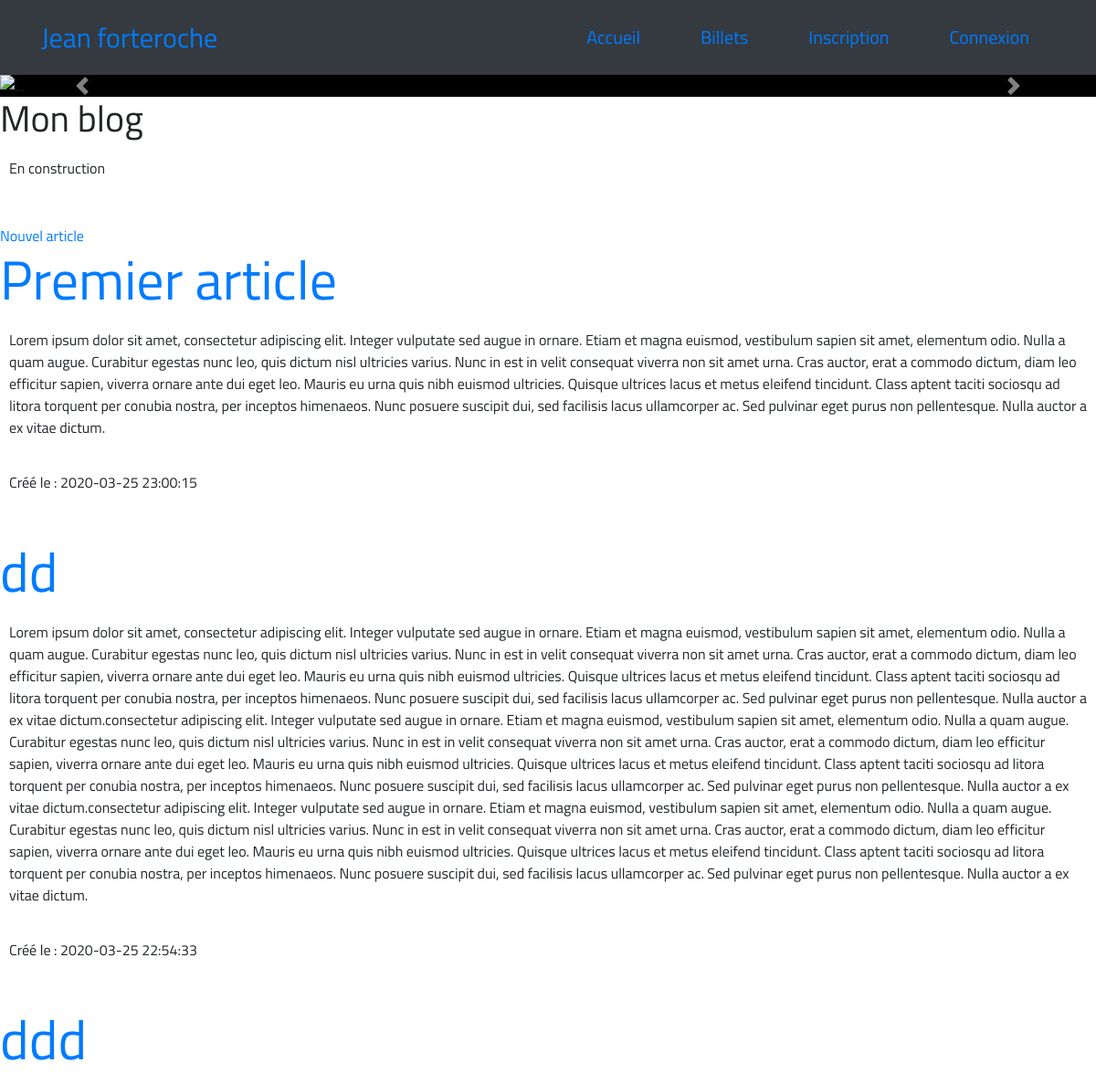
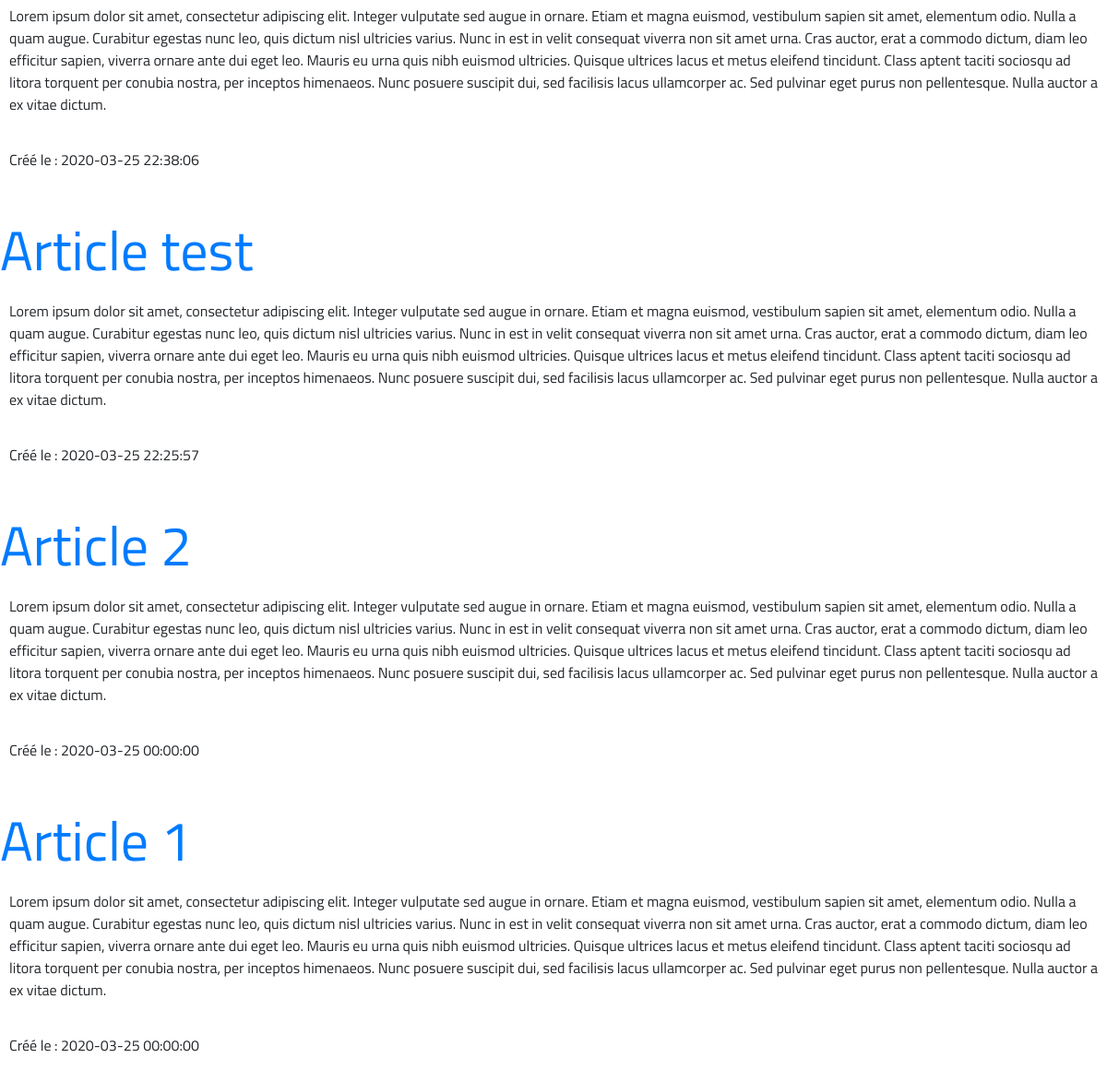
The page / on the database its author committed (2 pictures, top to bottom).
### tables this page shows
CREATE TABLE IF NOT EXISTS `article` (
  `id` int(11) NOT NULL AUTO_INCREMENT,
  `title` varchar(255) NOT NULL,
  `content` text NOT NULL,
  `createdAt` datetime NOT NULL,
  PRIMARY KEY (`id`)
);

### src/controller/FrontController.php (called while the page is built, shortened)
<?php
class FrontController extends Controller
{
    public function home()
    {
        $articles = $this->article->getArticles();
        return $this->view->render('home', [
            'articles' => $articles
        ]);
    }
}

### public/index.php (called while the page is built, shortened)
<?php
$router = new \App\config\Router();
$router->run();

### src/controller/Controller.php (called while the page is built, shortened)
<?php
abstract class Controller
{
    public function __construct()
    {
        $this->article = new Article();
    }
}

### src/Manager/Article.php (called while the page is built, shortened)
<?php
class Article extends Database
{
    private function buildObject($row)
    {
        $article = new ArticleModel();
        $article->setId($row->id);
        $article->setTitle($row->title);
        $article->setContent($row->content);
        $article->setCreatedAt($row->createdAt);
        return $article;
    }
    public function getArticles()
    {
        $sql = 'SELECT * FROM article ORDER BY id DESC';
        $result = $this->createQuery($sql);
        $articles = [];
        foreach ($result as $row){
            $articleId = $row->id;
            $articles[$articleId] = $this->buildObject($row);
        }
        return $articles;
    }
}

### src/Manager/Database.php (called while the page is built, shortened)
<?php
abstract class Database
{
    private $connection;
    private function checkConnection()
    {
        if($this->connection === null) {
            return $this->getConnection();
        }
        return $this->connection;
    }
    private function getConnection()
    {
        try{
            $this->connection = new PDO(DB_HOST, DB_USER, DB_PASS);
            $this->connection->setAttribute(PDO::ATTR_ERRMODE, PDO::ERRMODE_EXCEPTION);
            return $this->connection;
        }
        catch(Exception $errorConnection)
        {
            die ('Erreur de connection :'.$errorConnection->getMessage());
        }
    }
    protected function createQuery($sql, $parameters = null)
    {
        $result = $this->checkConnection()->query($sql);
        $result->setFetchMode(PDO::FETCH_CLASS, static::class);
        return $result;
    }
}

### src/model/ArticleModel.php (called while the page is built, shortened)
<?php
class ArticleModel
{
    private $id;
    private $title;
    private $content;
    private $createdAt;
    public function getId()
    {
        return $this->id;
    }
    public function setId($id)
    {
        $this->id = $id;
    }
    public function getTitle()
    {
        return $this->title;
    }
    public function setTitle($title)
    {
        $this->title = $title;
    }
    public function getContent()
    {
        return $this->content;
    }
    public function setContent($content)
    {
        $this->content = $content;
    }
    public function getCreatedAt()
    {
        return $this->createdAt;
    }
    public function setCreatedAt($createdAt)
    {
        $this->createdAt = $createdAt;
    }
}

### config/Request.php (called while the page is built, shortened)
<?php
class Request
{
    private $session;
    public function __construct()
    {
        $this->session = new Session($_SESSION);
    }
    public function getSession()
    {
        return $this->session;
    }
}

### templates/home.php (the view, shortened to what this page needs)
<?php $this->title = "Accueil"; ?>
<div id="carouselExampleCaptions" class="carousel slide" data-ride="carousel">
  <ol class="carousel-indicators">
  </ol>
  <div class="carousel-inner">
    <div class="carousel-item active">
      <img src="https://nospensees.fr/wp-content/uploads/2016/03/livre-ouvert-.jpg" class="d-block w-100" alt="...">
      <div class="carousel-caption d-none d-md-block">
      </div>
    </div>
  </div>
  <a class="carousel-control-prev" href="#carouselExampleCaptions" role="button" data-slide="prev">
    <span class="carousel-control-prev-icon" aria-hidden="true"></span>
  </a>
  <a class="carousel-control-next" href="#carouselExampleCaptions" role="button" data-slide="next">
    <span class="carousel-control-next-icon" aria-hidden="true"></span>
  </a>
</div>
    <h1>Mon blog</h1>
    <p>En construction</p>
    <br/>
    <a href="../public/index.php?route=addArticle">Nouvel article</a>
<?php
foreach ($articles as $article)
{
    ?>
    <div>
        <h2><a href="../public/index.php?route=article&articleId=<?= htmlspecialchars($article->getId());?>"><?= htmlspecialchars($article->getTitle());?></a></h2>
        <p><?= htmlspecialchars($article->getContent());?></p>
        <p>Créé le : <?= htmlspecialchars($article->getCreatedAt());?></p>
    </div>
    <br>
    <?php
}
?>

### templates/base.php (shortened to what this page needs)
<!DOCTYPE html>
<html lang="fr">
<head>
    <link href="https://stackpath.bootstrapcdn.com/bootstrap/4.4.1/css/bootstrap.min.css" rel="stylesheet">
    <link rel="stylesheet" href="https://use.fontawesome.com/releases/v5.8.1/css/all.css">
    <link rel="stylesheet" href="css/style.css">
</head>
<body>
<nav class="navbar sticky-top navbar-expand-lg bg-dark">
    <div class="container">
        <a class="navbar-brand" href="#">Jean forteroche</a>
        <div class="collapse navbar-collapse" id="navbarSupportedContent">
            <ul class="navbar-nav mr-auto w-100 justify-content-end">
                <li class="nav-item active">
                    <a class="nav-link" href="../public/index.php">Accueil <span class="sr-only">(current)</span></a>
                </li>
                <li class="nav-item">
                    <a class="nav-link" href="#">Billets</a>
                <li class="nav-item">
                    <a class="nav-link" href="../public/index.php?route=register">Inscription</a>
                <li class="nav-item">
                    <a class="nav-link" href ="../public/index.php?route=login">Connexion</a>
                </li>
            </ul>
        </div>
    </div>
</nav>
<div id="content">
    <?= $content ?>
</div>
</body>
</html>

### config/Router.php (shortened to what this page needs)
<?php
class Router
{
    private $frontController;
    private $errorController;
    private $backController;
    private $request;
    public function __construct()
    {
        $this->request = new Request();
        $this->frontController = new FrontController();
        $this->backController = new BackController();
        $this->errorController = new ErrorController();
    }
    public function run()
    {
        $route = $this->request->getGet()->get('route');
        try{
            if(isset($route))
            {
                if($route === 'article'){
                    $this->frontController->article($this->request->getGet()->get('articleId'));
                }
                elseif ($route === 'addArticle'){
                    $this->backController->addArticle($this->request->getPost());
                }
                elseif ($route === 'editArticle'){
                    $this->backController->editArticle($this->request->getPost(), $this->request->getGet()->get('articleId'));
                }
                elseif($route === 'deleteArticle'){
                    $this->backController->deleteArticle($this->request->getGet()->get('articleId'));
                }
                elseif($route === 'addComment'){
                    $this->frontController->addComment($this->request->getPost(), $this->request->getGet()->get('articleId'));
                }
                elseif($route === 'flagComment'){
                    $this->frontController->flagComment($this->request->getGet()->get('commentId'));
                }
                elseif($route === 'deleteComment'){
                    $this->backController->deleteComment($this->request->getGet()->get('commentId'));
                }
                elseif($route === 'register'){
                    $this->frontController->register($this->request->getPost());
                }
                else{
                    $this->errorController->errorNotFound();
                }
            }
            else{
                $this->frontController->home();
            }
        }
        catch (Exception $e)
        {
            $this->errorController->errorServer();
        }
    }
}

### src/model/View.php (shortened to what this page needs)
<?php
class View
{
    private $title;
    private $session;
    public function __construct()
    {
        $this->request = new Request();
        $this->session = $this->request->getSession();
    }
    public function render($template, $data = [])
    {
        $this->file = '../templates/'.$template.'.php';
        $content  = $this->renderFile($this->file, $data);
        $view = $this->renderFile('../templates/base.php', [
            'title' => $this->title,
            'content' => $content,
            'session' => $this->session
        ]);
        echo $view;
    }
    private function renderFile($file, $data)
    {
        if(file_exists($file)){
            extract($data);
            require $file;
            return ob_get_clean();
        }
    }
}

### public/css/style.css (style rules this page uses)
* { font-family: "Titillium Web", sans-serif; }
body { height: 2000px; }
.navbar .navbar-brand { font-size: 30px; }
.navbar .nav-item { padding: 10px 20px; }
.navbar .nav-link { font-size: 20px; margin-left: 10px; }
html, body { height: 100%; }
.carousel, .item, .active { height: 100%; }
.carousel-inner { height: 100%; background: #000; }
.carousel-caption { padding-bottom:80px; }
h2 { font-size: 60px; }
p { padding:10px }

### rows shown on the page
article: title "Premier article", content "Lorem ipsum dolor sit amet, consectetur adipiscing elit. Integer vulputate sed augue in ornare. Etiam et magna euismod, vestibulum sapien sit amet, elementum odio. Nulla a quam augue. Curabitur egestas nunc leo, quis dictum nisl ultricies varius. Nunc in est in velit consequat viverra non sit amet urna. Cras auctor, erat a commodo dictum, diam leo efficitur sapien, viverra ornare ante dui eget leo. Mauris eu urna quis nibh euismod ultricies. Quisque ultrices lacus et metus eleifend tincidunt. Class aptent taciti sociosqu ad litora torquent per conubia nostra, per inceptos himenaeos. Nunc posuere suscipit dui, sed facilisis lacus ullamcorper ac. Sed pulvinar eget purus non pellentesque.…", createdAt "2020-03-25 23:00:15"
article: title "dd", content "Lorem ipsum dolor sit amet, consectetur adipiscing elit. Integer vulputate sed augue in ornare. Etiam et magna euismod, vestibulum sapien sit amet, elementum odio. Nulla a quam augue. Curabitur egestas nunc leo, quis dictum nisl ultricies varius. Nunc in est in velit consequat viverra non sit amet urna. Cras auctor, erat a commodo dictum, diam leo efficitur sapien, viverra ornare ante dui eget leo. Mauris eu urna quis nibh euismod ultricies. Quisque ultrices lacus et metus eleifend tincidunt. Class aptent taciti sociosqu ad litora torquent per conubia nostra, per inceptos himenaeos. Nunc posuere suscipit dui, sed facilisis lacus ullamcorper ac. Sed pulvinar eget purus non pellentesque.…", createdAt "2020-03-25 22:54:33"
article: title "ddd", content "Lorem ipsum dolor sit amet, consectetur adipiscing elit. Integer vulputate sed augue in ornare. Etiam et magna euismod, vestibulum sapien sit amet, elementum odio. Nulla a quam augue. Curabitur egestas nunc leo, quis dictum nisl ultricies varius. Nunc in est in velit consequat viverra non sit amet urna. Cras auctor, erat a commodo dictum, diam leo efficitur sapien, viverra ornare ante dui eget leo. Mauris eu urna quis nibh euismod ultricies. Quisque ultrices lacus et metus eleifend tincidunt. Class aptent taciti sociosqu ad litora torquent per conubia nostra, per inceptos himenaeos. Nunc posuere suscipit dui, sed facilisis lacus ullamcorper ac. Sed pulvinar eget purus non pellentesque.…", createdAt "2020-03-25 22:38:06"
article: title "Article test", content "Lorem ipsum dolor sit amet, consectetur adipiscing elit. Integer vulputate sed augue in ornare. Etiam et magna euismod, vestibulum sapien sit amet, elementum odio. Nulla a quam augue. Curabitur egestas nunc leo, quis dictum nisl ultricies varius. Nunc in est in velit consequat viverra non sit amet urna. Cras auctor, erat a commodo dictum, diam leo efficitur sapien, viverra ornare ante dui eget leo. Mauris eu urna quis nibh euismod ultricies. Quisque ultrices lacus et metus eleifend tincidunt. Class aptent taciti sociosqu ad litora torquent per conubia nostra, per inceptos himenaeos. Nunc posuere suscipit dui, sed facilisis lacus ullamcorper ac. Sed pulvinar eget purus non pellentesque.…", createdAt "2020-03-25 22:25:57"
article: title "Article 2", content "Lorem ipsum dolor sit amet, consectetur adipiscing elit. Integer vulputate sed augue in ornare. Etiam et magna euismod, vestibulum sapien sit amet, elementum odio. Nulla a quam augue. Curabitur egestas nunc leo, quis dictum nisl ultricies varius. Nunc in est in velit consequat viverra non sit amet urna. Cras auctor, erat a commodo dictum, diam leo efficitur sapien, viverra ornare ante dui eget leo. Mauris eu urna quis nibh euismod ultricies. Quisque ultrices lacus et metus eleifend tincidunt. Class aptent taciti sociosqu ad litora torquent per conubia nostra, per inceptos himenaeos. Nunc posuere suscipit dui, sed facilisis lacus ullamcorper ac. Sed pulvinar eget purus non pellentesque.…", createdAt "2020-03-25 00:00:00"
article: title "Article 1", content "Lorem ipsum dolor sit amet, consectetur adipiscing elit. Integer vulputate sed augue in ornare. Etiam et magna euismod, vestibulum sapien sit amet, elementum odio. Nulla a quam augue. Curabitur egestas nunc leo, quis dictum nisl ultricies varius. Nunc in est in velit consequat viverra non sit amet urna. Cras auctor, erat a commodo dictum, diam leo efficitur sapien, viverra ornare ante dui eget leo. Mauris eu urna quis nibh euismod ultricies. Quisque ultrices lacus et metus eleifend tincidunt. Class aptent taciti sociosqu ad litora torquent per conubia nostra, per inceptos himenaeos. Nunc posuere suscipit dui, sed facilisis lacus ullamcorper ac. Sed pulvinar eget purus non pellentesque.…", createdAt "2020-03-25 00:00:00"
